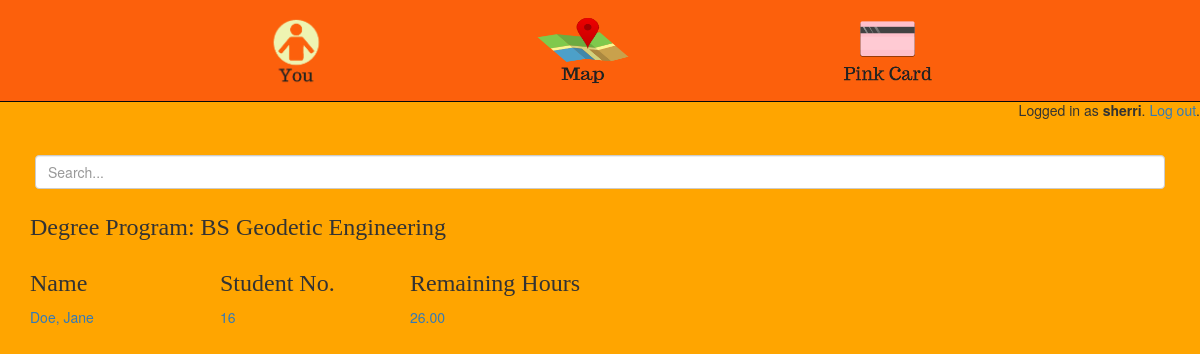
/librarian/deg_prog/8/ (signed in), run on an earlier commit of the app's database.
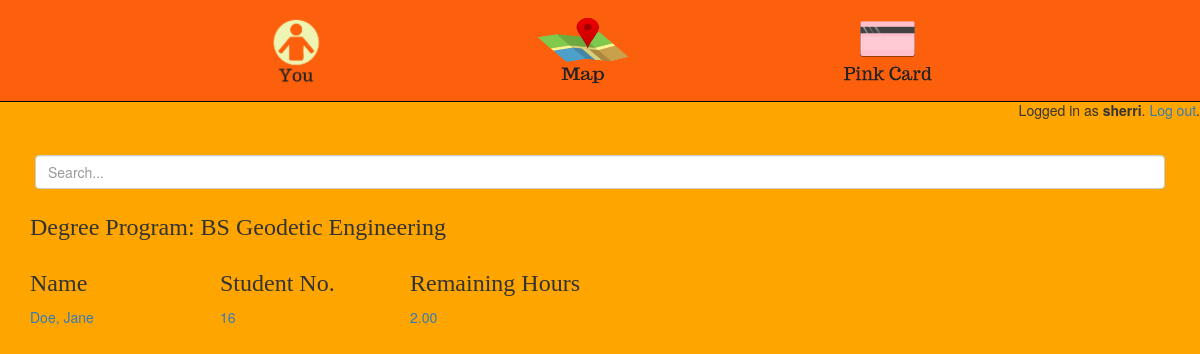
And on a later commit of the database.
### pinkcard/models.py (models this page shows, shortened)
class Student(models.Model):
	user = models.OneToOneField(User, on_delete=models.CASCADE, primary_key=True)
	id_no = models.IntegerField(null=False)
	last_name = models.CharField(max_length = 30, default="Doe")
	first_name = models.CharField(max_length = 30, default="Jane")
	degree_prog = models.ForeignKey(DegreeProg, null=True, blank=True,on_delete=models.CASCADE)
	rem_hours = models.DecimalField(decimal_places=2,max_digits=1000,default=20.0)
	total_elec_usage = models.DecimalField(decimal_places=2,max_digits=1000,default=0)

class DegreeProg(models.Model):
	deg_name = models.CharField(max_length=200, default='Non Major')
	def __str__(self):
		return self.deg_name
	class Meta:
		ordering = ('deg_name',)

### pinkcard/views/librarian.py (the view)
# urls.py: path('deg_prog/<int:pk>/', librarian.DegProgStudentList.as_view(), name="DegProgStudentList"),
class DegProgStudentList(ListView):
	template_name = 'pinkcard/librarian/list_students.html'
	model = Student
	context_object_name = 'students'
	def get_queryset(self):
		self.degree_prog = get_object_or_404(DegreeProg, pk=self.kwargs['pk'])
		return Student.objects.filter( degree_prog = self.degree_prog)

### pinkcard/templates/pinkcard/librarian/list_students.html
{% extends 'base.html' %}
{% block content %}
	<div class="md-form mt-0" id="search-bar">
  		<input class="form-control" type="text" placeholder="Search..." aria-label="Search">
	</div>
	<div>
		<h3>Degree Program: {{ students.0.degree_prog }}</h3>
	</div>
	<div class="row text-left row-no-gutters">
		<div class="col-sm-2"> <h3>Name</h3> </div>
		<div class="col-sm-2"> <h3>Student No.</h3> </div>
		<div class="col-sm-2"> <h3>Remaining Hours</h3> </div>
	</div>
	{% for s in students %}
	<div class="row text-left row-no-gutters" id="row-student">
		<div class="col-sm-2">
			<a href="#">{{ s.last_name }}, {{ s.first_name }}</a>
		</div>
		<div class="col-sm-2">
			<a href="#">{{ s.id_no }}</a>
		</div>
		<div class="col-sm-2">
			<a href="#">{{ s.rem_hours}}</a>
		</div>
	</div>
	{% endfor %}
{% endblock content %}

What changed in the data, as far as the page shows it:
changed Student "Doe": rem_hours "26.00" → "2.00"
